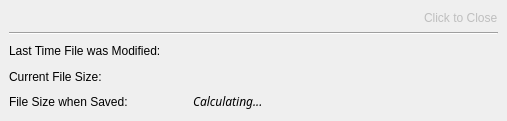
<ui version="4.0" >
 <class>RocketInfoTool</class>
 <widget class="QWidget" name="RocketInfoTool" >
  <property name="geometry" >
   <rect>
    <x>0</x>
    <y>0</y>
    <width>507</width>
    <height>121</height>
   </rect>
  </property>
  <property name="windowTitle" >
   <string>Form</string>
  </property>
  <layout class="QGridLayout" >
   <property name="margin" >
    <number>9</number>
   </property>
   <property name="spacing" >
    <number>6</number>
   </property>
   <item row="0" column="0" colspan="3" >
    <layout class="QHBoxLayout" >
     <property name="margin" >
      <number>0</number>
     </property>
     <property name="spacing" >
      <number>6</number>
     </property>
     <item>
      <widget class="QLabel" name="lblFileName" >
       <property name="text" >
        <string/>
       </property>
      </widget>
     </item>
     <item>
      <widget class="QLabel" name="label_3" >
       <property name="enabled" >
        <bool>false</bool>
       </property>
       <property name="sizePolicy" >
        <sizepolicy>
         <hsizetype>0</hsizetype>
         <vsizetype>5</vsizetype>
         <horstretch>0</horstretch>
         <verstretch>0</verstretch>
        </sizepolicy>
       </property>
       <property name="text" >
        <string>Click to Close</string>
       </property>
      </widget>
     </item>
    </layout>
   </item>
   <item row="2" column="2" >
    <widget class="QLabel" name="lblLastModified" >
     <property name="sizePolicy" >
      <sizepolicy>
       <hsizetype>7</hsizetype>
       <vsizetype>5</vsizetype>
       <horstretch>0</horstretch>
       <verstretch>0</verstretch>
      </sizepolicy>
     </property>
     <property name="text" >
      <string/>
     </property>
    </widget>
   </item>
   <item row="3" column="2" >
    <widget class="QLabel" name="lblCurrentFileSize" >
     <property name="sizePolicy" >
      <sizepolicy>
       <hsizetype>7</hsizetype>
       <vsizetype>5</vsizetype>
       <horstretch>0</horstretch>
       <verstretch>0</verstretch>
      </sizepolicy>
     </property>
     <property name="text" >
      <string/>
     </property>
    </widget>
   </item>
   <item row="4" column="2" >
    <widget class="QLabel" name="lblSavedFileSize" >
     <property name="sizePolicy" >
      <sizepolicy>
       <hsizetype>7</hsizetype>
       <vsizetype>5</vsizetype>
       <horstretch>0</horstretch>
       <verstretch>0</verstretch>
      </sizepolicy>
     </property>
     <property name="text" >
      <string>&lt;html>&lt;head>&lt;meta name="qrichtext" content="1" />&lt;/head>&lt;body style=" white-space: pre-wrap; font-family:Sans Serif; font-size:9pt; font-weight:400; font-style:normal; text-decoration:none;">&lt;p style=" margin-top:0px; margin-bottom:0px; margin-left:0px; margin-right:0px; -qt-block-indent:0; text-indent:0px;">&lt;span style=" font-style:italic;">Calculating...&lt;/span>&lt;/p>&lt;/body>&lt;/html></string>
     </property>
    </widget>
   </item>
   <item rowspan="3" row="2" column="1" >
    <spacer>
     <property name="orientation" >
      <enum>Qt::Horizontal</enum>
     </property>
     <property name="sizeType" >
      <enum>QSizePolicy::Maximum</enum>
     </property>
     <property name="sizeHint" >
      <size>
       <width>20</width>
       <height>71</height>
      </size>
     </property>
    </spacer>
   </item>
   <item row="4" column="0" >
    <widget class="QLabel" name="label" >
     <property name="sizePolicy" >
      <sizepolicy>
       <hsizetype>5</hsizetype>
       <vsizetype>5</vsizetype>
       <horstretch>0</horstretch>
       <verstretch>0</verstretch>
      </sizepolicy>
     </property>
     <property name="text" >
      <string>File Size when Saved:</string>
     </property>
    </widget>
   </item>
   <item row="2" column="0" >
    <widget class="QLabel" name="label_2" >
     <property name="text" >
      <string>Last Time File was Modified:</string>
     </property>
    </widget>
   </item>
   <item row="3" column="0" >
    <widget class="QLabel" name="label_4" >
     <property name="text" >
      <string>Current File Size:</string>
     </property>
    </widget>
   </item>
   <item row="1" column="0" colspan="3" >
    <widget class="Line" name="line" >
     <property name="orientation" >
      <enum>Qt::Horizontal</enum>
     </property>
    </widget>
   </item>
  </layout>
 </widget>
 <resources/>
 <connections/>
</ui>
